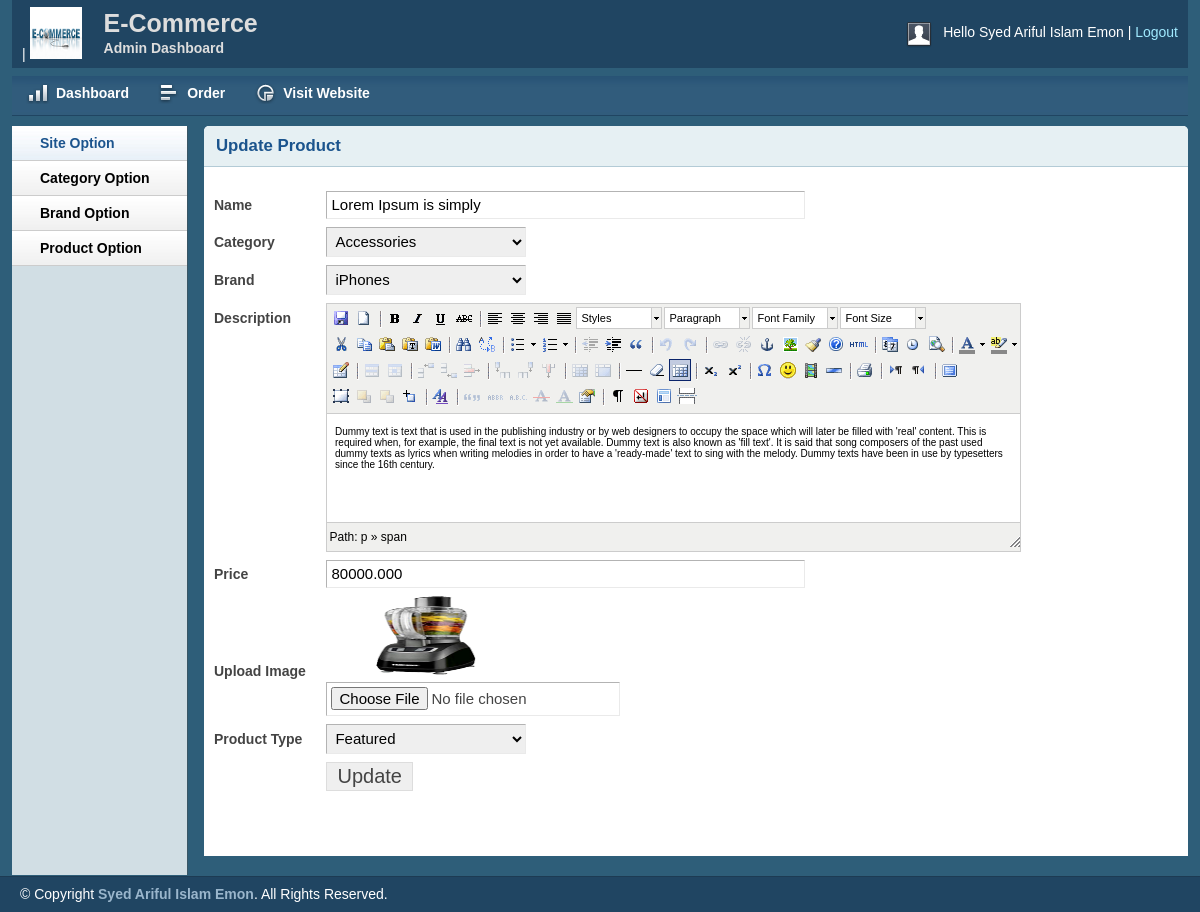
The page /admin/productedit.php?productid=4 (signed in) on the database its author committed.
### tables this page shows
CREATE TABLE `tbl_product` (
  `productId` int(11) NOT NULL,
  `productName` varchar(255) NOT NULL,
  `catId` int(11) NOT NULL,
  `brandId` int(11) NOT NULL,
  `body` text NOT NULL,
  `price` float(10,3) NOT NULL,
  `image` varchar(255) NOT NULL,
  `type` tinyint(4) NOT NULL DEFAULT '0'
);

CREATE TABLE `tbl_category` (
  `catId` int(11) NOT NULL,
  `catName` varchar(255) NOT NULL
);

CREATE TABLE `tbl_brand` (
  `brandId` int(11) NOT NULL,
  `brandName` varchar(255) NOT NULL
);

### lib/Database.php (called while the page is built, shortened)
<?php
  Class Database{
     public $host   = DB_HOST;
     public $user   = DB_USER;
     public $pass   = DB_PASS;
     public $dbname = DB_NAME;
     public $link;
private function connectDB(){
 $this->link = new mysqli($this->host, $this->user, $this->pass,
  $this->dbname);
 }
public function select($query){
  $result = $this->link->query($query) or
   die($this->link->error.__LINE__);
  if($result->num_rows > 0){
    return $result;
  } else {
    return false;
  }
 }
}

### classes/product.php (called while the page is built, shortened)
<?php
	$filepath = realpath(dirname(__FILE__));
	include_once ($filepath.'/../lib/Database.php');
?>
<?php
class product{
	private $db;
	function __construct()
	{
		$this->db = new Database();
	}
	public function getproductbyid($id){
		$query =  "SELECT * FROM tbl_product WHERE productId = '$id'";
		$result = $this->db->select($query);
		return $result;
	}
}
?>

### classes/category.php (called while the page is built, shortened)
<?php
	$filepath = realpath(dirname(__FILE__));
	include_once ($filepath.'/../lib/Database.php');
?>
<?php
class category
{
	private $db;
	function __construct()
	{
		$this->db = new Database();
	}
	public function getallcat(){
		$query =  "SELECT * FROM tbl_category ORDER BY catId ASC";
		$result = $this->db->select($query);
		return $result;
	}
}
?>

### classes/brand.php (called while the page is built, shortened)
<?php
	$filepath = realpath(dirname(__FILE__));
	include_once ($filepath.'/../lib/Database.php');
?>
<?php
class brand
{
	private $db;
	function __construct()
	{
		$this->db = new Database();
	}
	public function getallbrand(){
		$query =  "SELECT * FROM tbl_brand ORDER BY brandId ASC";
		$result = $this->db->select($query);
		return $result;
	}
}
?>

### admin/productedit.php (the view, shortened to what this page needs)
<?php include 'inc/header.php';?>
<?php include 'inc/sidebar.php';?>
<?php include '../classes/brand.php';?>
<?php include '../classes/category.php';?>
<?php include '../classes/product.php';?>
<?php
if (!isset($_GET['productid']) || $_GET['productid'] == NULL) {
   echo "<script>window.location = 'productlist.php';</script>";
}
else{
    $id = preg_replace('/[^a-zA-Z0-9\']/', '', $_GET['productid']);
}
$pd = new product();
?>
<div class="grid_10">
    <div class="box round first grid">
        <h2>Update Product</h2>
        <div class="block">
        <?php
                $getproduct = $pd->getproductbyid($id);
                if ($getproduct) {
                   while ($value = $getproduct->fetch_assoc()) {
               ?>
         <form action="" method="post" enctype="multipart/form-data">
            <table class="form">
                <tr>
                    <td>
                        <label>Name</label>
                    </td>
                    <td>
                        <input type="text" name="productName" value = "<?php echo $value['productName'];?>" class="medium" />
                    </td>
                </tr>
				<tr>
                    <td>
                        <label>Category</label>
                    </td>
                    <td>
                        <select id="select" name="catId">
                            <?php
                            $cat = new category();
                            $getcat = $cat->getallcat();
                            if ($getcat) {
                               while ($result = $getcat->fetch_assoc()) {
                            ?>
                            <option
                            <?php
                                if ($value['catId'] == $result['catId']) { ?>
                                   selected = "selected"
                               <?php } ?> value="<?php echo $result['catId'];?>"><?php echo $result['catName'];?></option>
                            <?php
                        }
                    }
                            ?>
                        </select>
                    </td>
                </tr>
				<tr>
                    <td>
                        <label>Brand</label>
                    </td>
                    <td>
                        <select id="select" name="brandId">
                            <?php
                            $brand = new brand();
                            $getbrand = $brand->getallbrand();
                            if ($getbrand) {
                               while ($result = $getbrand->fetch_assoc()) {
                            ?>
                            <option
                            <?php
                                if ($value['brandId'] == $result['brandId']) { ?>
                                   selected = "selected"
                               <?php } ?> value="<?php echo $result['brandId'];?>"><?php echo $result['brandName'];?></option>
                            <?php
                        }
                    }
                            ?>
                        </select>
                    </td>
                </tr>
				 <tr>
                    <td style="vertical-align: top; padding-top: 9px;">
                        <label>Description</label>
                    </td>
                    <td>
                    </td>
                </tr>
				<tr>
                    <td>
                        <label>Price</label>
                    </td>
                    <td>
                        <input type="text" name="price" value="<?php echo $value['price']; ?>" class="medium" />
                    </td>
                </tr>
                <tr>
                    <td>
                        <label>Upload Image</label>
                    </td>
                    <td>
                    <img src="<?php echo $value['image'];?>" height="80px" width="200px"/>
                    <br/>
                        <input type="file" name="image" />
                    </td>
                </tr>
				<tr>
                    <td>
                        <label>Product Type</label>
                    </td>
                    <td>
                        <select id="select" name="type">
                            <?php
                                if ($value['type'] == 0) { ?>
                            <option  selected = "selected" value="0">Featured</option>
                              <?php  } else{
                            ?>
                             <option  selected = "selected" value="1">General</option>
                             <option value="0">Featured</option>
                            <?php } ?>
                        </select>
                    </td>
                </tr>
				<tr>
                    <td></td>
                    <td>
                        <input type="submit" name="submit" Value="Update" />
                    </td>
                </tr>
            </table>
            </form>
            <?php } }?>
        </div>
    </div>
</div>
<?php include 'inc/footer.php';?>

### admin/css/layout.css (style rules this page uses)
body { background: #fff none repeat scroll 0 0; color: #444; font-size: 14px; padding: 0; }
h1, h2, h3, h4, h5, h6 { line-height:1.2em; margin-bottom:.3em; }
h2 { margin-top:1em; }
.box { background:#fff; margin-bottom:20px; padding:10px 10px 10px 10px; margin-left:-8px; }
.box.grid { padding-bottom:40px; }
.box.round { -moz-border-radius: 5px 5px 0px 0px; -webkit-border-radius: 5px 5px 0px 0px; border-radius: 5px 5px 0px 0px; }
.box h2 { font-size:1.2em; font-weight:bold; color:#1B548D; background:#E6F0F3; margin:-10px -10px 0 -10px; padding:10px 12px; border-bottom:1px solid #B3CBD6; -moz-border-radius: 5px 5px 0px 0px; -webkit-border-radius: 5px 5px 0px 0px; border-radius: 5px 5px 0px 0px; }
.box.first { min-height: 406px; }
.block { padding-top:20px; }
table.form { width:100%; }
table.form td { padding:4px 0px; }
table.form label { font-weight:bold; }
table.form input, table.form select { font-size: 15px; padding: 4px 4px 5px 4px; border-top: 1px solid #b3b3b3; border-left: 1px solid #b3b3b3; border-right: 1px solid #eaeaea; border-bottom: 1px solid #eaeaea; }
table.form input[type="submit"] { border: 1px solid #ddd; color: #444; cursor: pointer; font-size: 20px; padding: 2px 10px; }
input.medium { width: 55%; }
.block { padding-bottom:1px; }
table.form select { width:200px; }

### admin/js/tiny-mce/themes/advanced/skins/default/content.css (style rules this page uses)
body, td, pre { color:#000; font-family:Verdana, Arial, Helvetica, sans-serif; font-size:10px; margin:8px; }
body { background:#FFF; }
h2 { font-size: 1.5em }
img { border:0; }
table, img, hr, .mceItemAnchor { cursor:default }
table td, table th { cursor:text }

### rows shown on the page
tbl_product: productName "Lorem Ipsum is simply", catId "Accessories", brandId "iPhones", price "80000.000", image (picture), type "Featured"

### other values the page prints
Session::get('adminName') "Syed Ariful Islam Emon"
